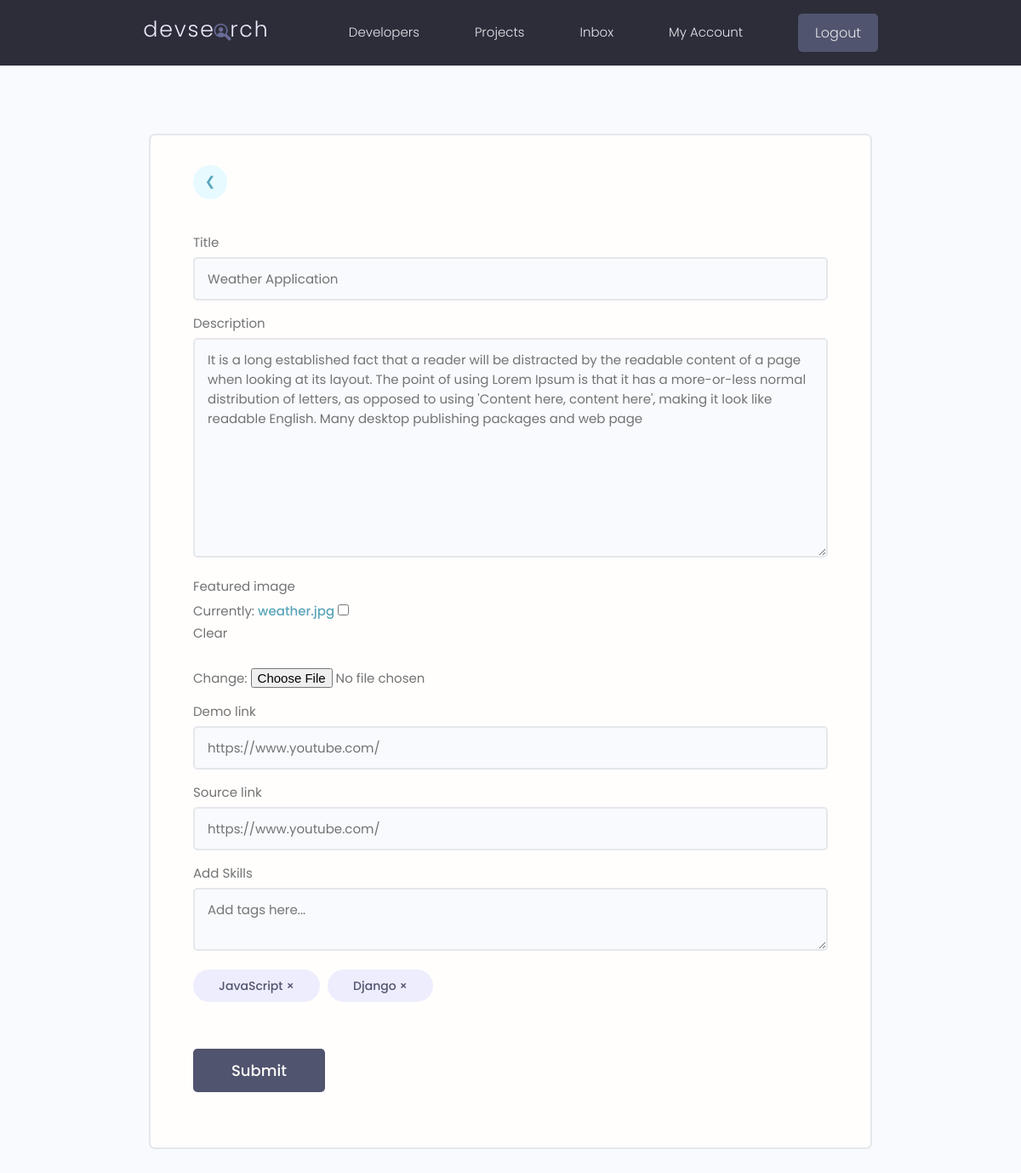
/projects/update-project/bb09a222-ceef-4543-817e-fc556a5f4ee1/ (signed in), run on an earlier commit of the app's database.
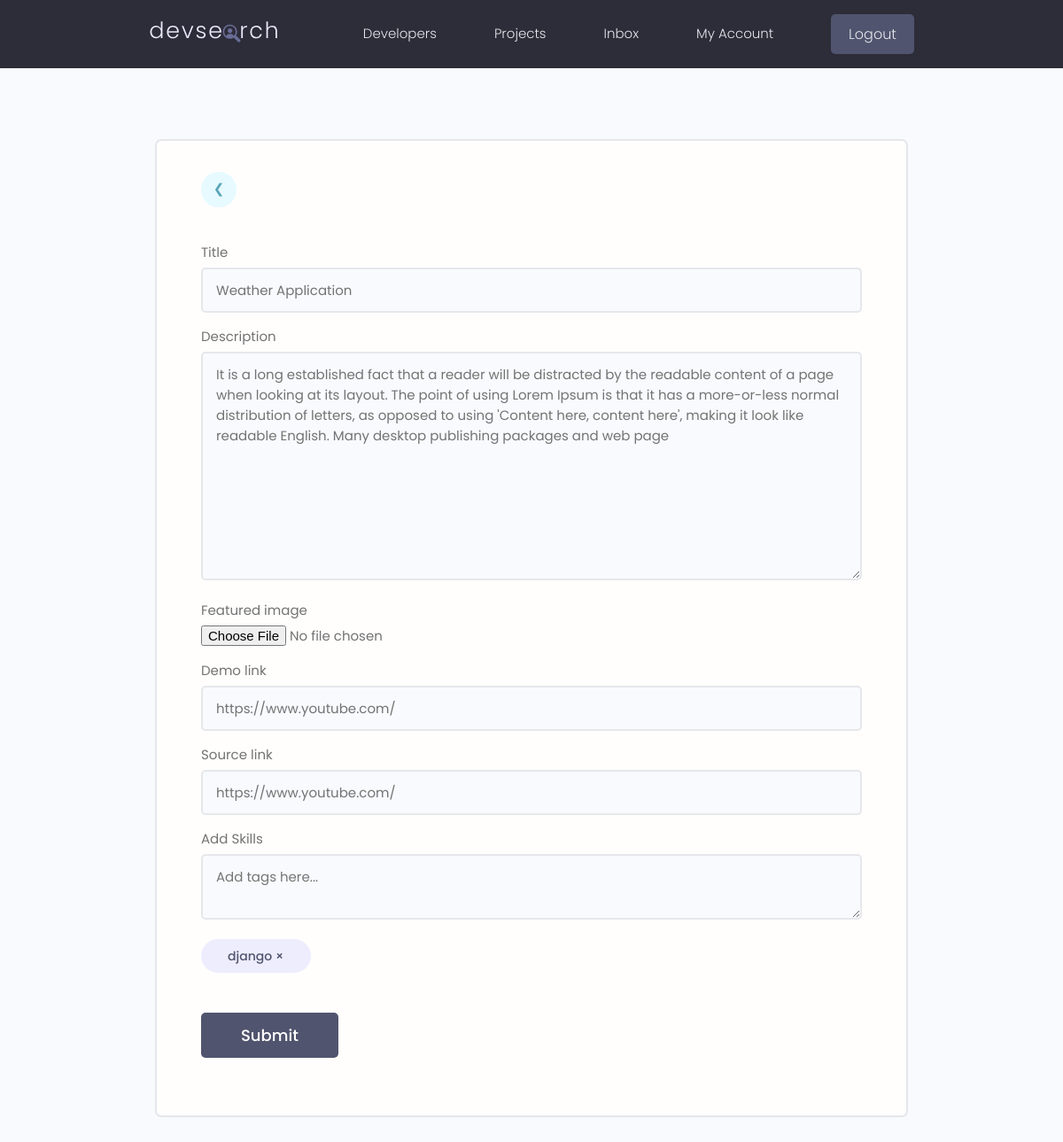
And on a later commit of the database.
### projects/models.py (models this page shows, shortened)
class Project(models.Model):
    owner = models.ForeignKey(Profile, null=True, blank=True, on_delete=models.SET_NULL)
    title = models.CharField(max_length=200)
    description = models.TextField(null=True, blank=True)
    featured_image = models.ImageField(null=True, blank=True, default="default.jpg")
    demo_link = models.CharField(max_length=2000, null=True, blank=True)
    source_link = models.CharField(max_length=2000, null=True, blank=True)
    created = models.DateTimeField(auto_now_add=True)
    id = models.UUIDField(default=uuid.uuid4, unique=True, primary_key=True, editable=False)
    tags = models.ManyToManyField('Tag', blank=True)
    vote_total = models.IntegerField(default=0, null=True, blank=True)
    vote_ratio = models.IntegerField(default=0, null=True, blank=True)
    class Meta:
        ordering = ['-created']

class Tag(models.Model):
    name = models.CharField(max_length=200)
    created = models.DateTimeField(auto_now_add=True)
    id = models.UUIDField(default=uuid.uuid4, unique=True, primary_key=True, editable=False)

### projects/views.py (the view, shortened to what this page needs)
# urls.py: path('update-project/<str:pk>/', updateProject, name='update-project'),
@login_required(login_url='login')
def updateProject(request, pk):
    profile = request.user.profile
    project = profile.project_set.get(id=pk)
    form = ProjectForm(instance=project)
    context = {'form':form, 'project':project}
    return render(request, 'projects/project_form.html', context)

### projects/forms.py
class ProjectForm(ModelForm):
    class Meta:
        model = Project
        fields = '__all__'
        exclude = ['vote_total', 'vote_ratio', 'owner', 'tags']
        widgets = {
            'tags' : forms.CheckboxSelectMultiple(),
        }
    def __init__(self, *args, **kwargs):
        super(ProjectForm, self).__init__(*args, **kwargs)
        placeholders = {
        'title': 'Enter the project title',
        'featured_image': 'Upload an image',
        'description': 'Provide a brief description',
        'demo_link': 'Enter the demo URL',
        'source_link': 'Enter the source code URL',
        }
        for name, field in self.fields.items():    # using for-loop to change class of the field
            field.widget.attrs.update({'class': 'input'})
            if name in placeholders:
                field.widget.attrs.update({'placeholder': placeholders[name]})

### projects/templates/projects/project_form.html (shortened to what this page needs)
{% extends 'main.html' %}
{% block content %}
 <main class="formPage my-xl">
    <div class="content-box">
        <div class="formWrapper">
            <a class="backButton" href="{% url 'account' %}">&#10094;</a>
            <br>
            <form class="form" method="POST" enctype="multipart/form-data">
                {% for field in form %}
                <div class="form__field">
                    <label for="formInput#text">{{field.label}}</label>
                    {{field}}
                </div>
                {% endfor %}
                <div class="form__field">
                    <label for="formInput#text">Add Skills</label>
                    <textarea class="input" placeholder="Add tags here..." name="newtags"></textarea>
                </div>
                <div class="form__field">
                    {% for tag in project.tags.all  %}
                      <div class="project-tag tag tag--pill tag--sub tag--lg" data-tag="{{tag.id}}" data-project="{{project.id}}">{{tag.name}} &#215;</div>
                    {% endfor %}
                </div>
                <input class="btn btn--sub btn--lg  my-md" type="submit" value="Submit" />
            </form>
        </div>
    </div>
</main>
{% endblock content %}

What changed in the data, as far as the page shows it:
no longer on this page (row unchanged): Tag: name "JavaScript"
no longer on this page (row unchanged): Tag: name "Django"
added Tag: name "django"
Also different on the page:
list line gone: "Currently: weather.jpg Clear Change: ☐"
